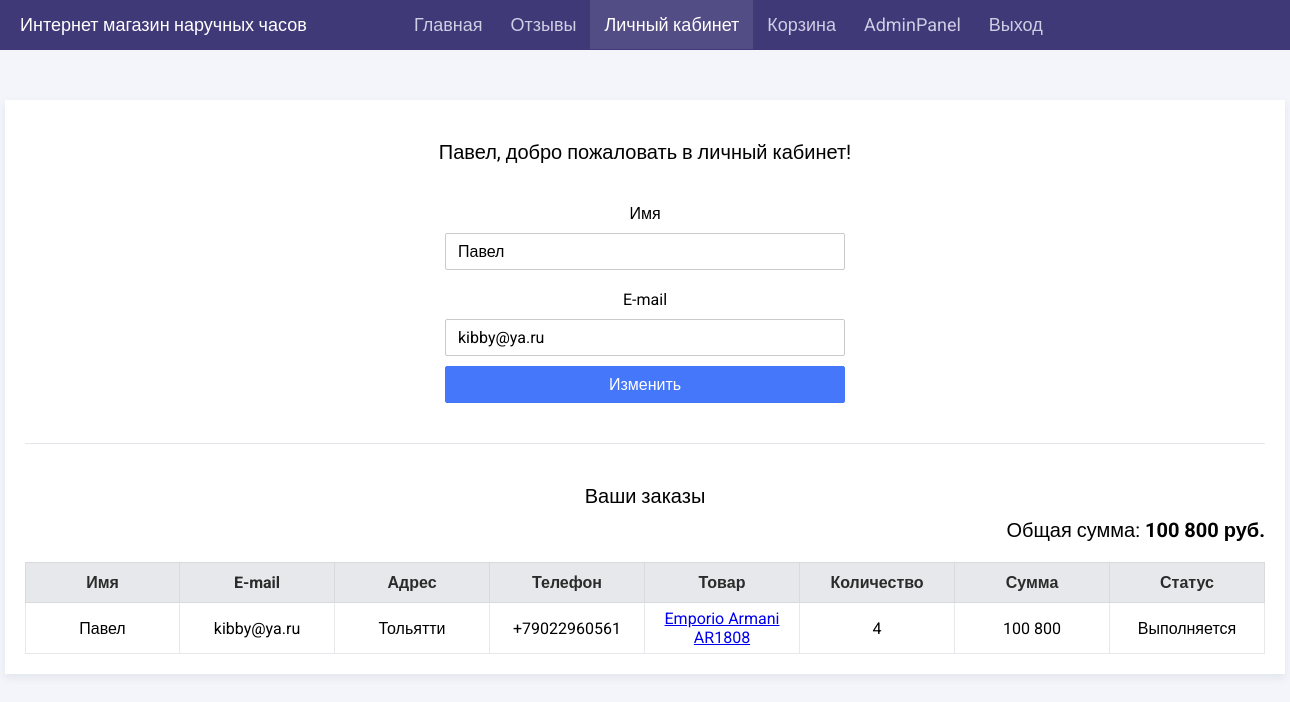
Page /index.php?page=lk (signed in) on the earlier database version.
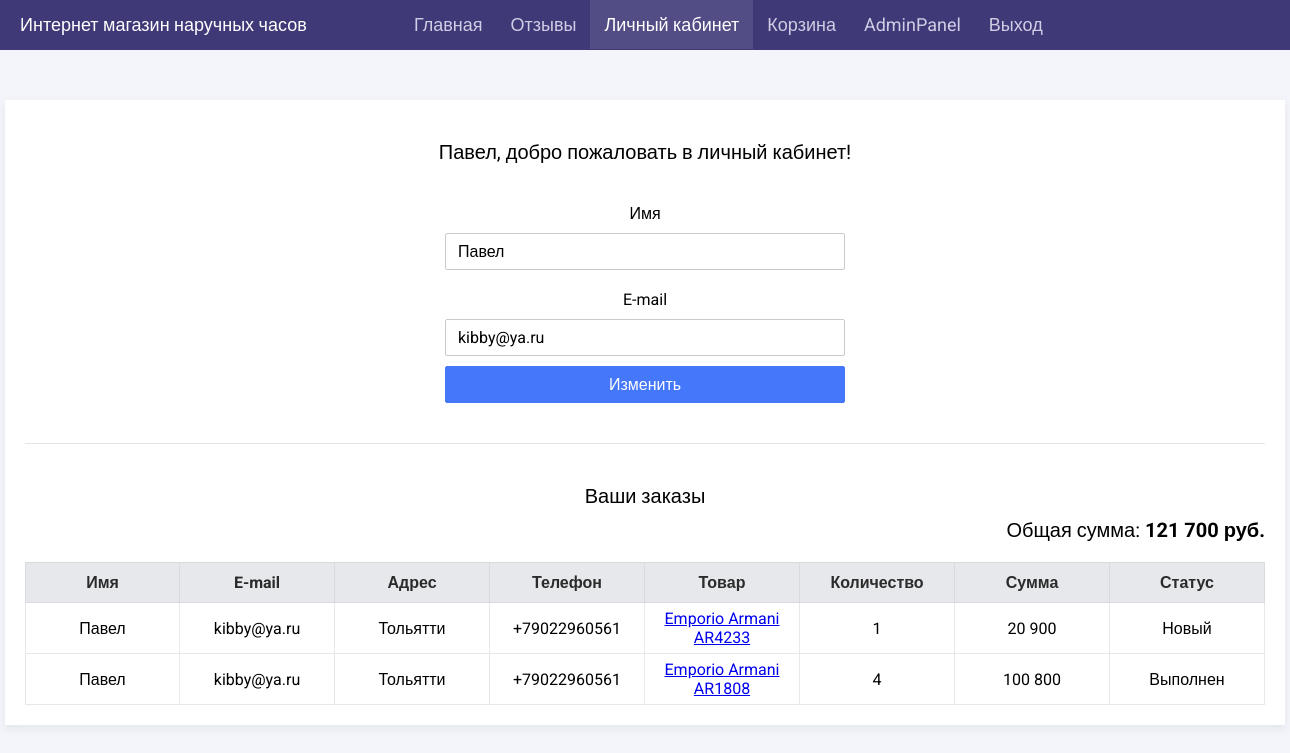
Same page on the later database version.
### tables this page shows
CREATE TABLE `users` (
  `id` int(11) NOT NULL,
  `name` varchar(255) NOT NULL,
  `email` varchar(255) NOT NULL,
  `password` varchar(255) NOT NULL,
  `salt` varchar(255) NOT NULL,
  `admin` int(2) NOT NULL DEFAULT '0'
);

CREATE TABLE `orders` (
  `id` int(11) NOT NULL,
  `user_id` int(11) NOT NULL,
  `name` varchar(255) NOT NULL,
  `email` varchar(255) NOT NULL,
  `address` text NOT NULL,
  `phone` varchar(255) NOT NULL,
  `product_name` varchar(255) NOT NULL,
  `product_id` int(11) NOT NULL,
  `quantity` int(11) NOT NULL,
  `price` int(11) NOT NULL,
  `status` int(1) NOT NULL
);

### applications/controllers/main.php (called while the page is built, shortened)
<?php
require 'applications/models/models.php';
$user = checkAuth($connection);
if( isset($user['name']) )
{
    $logged = 'on';
}
if( $logged == 'on' )
{
    $basketCol = basketCol($connection, $user['id']);
}
if( isset($_GET['page']) and $_GET['page'] == 'auth' )
{
    if( $logged == 'on' )
    {
        header('Location: index.php?page=lk');
        exit();
    }
    if( isset($_POST['submit_reg']) )
    {
        $reg_result = registerAction($connection, $_POST['name'], $_POST['email'], $_POST['password'], $_POST['to_password']);
        if( $reg_result == 'E_PTP' )
        {
            echo 'Пароли не совпадают.';
        } else if( $reg_result == 'E_EMAIL' )
        {
            echo 'Пользователь с таким e-mail адресом уже зарегистрирован';
        } else if( $reg_result == 'E_NULL' )
        {
            echo 'Заполните все поля.';
        } else if ( $reg_result == 'E_SUCCESS' )
        {
            echo 'Успешная регистрация.';
        }
    }
    if( isset($_POST['submit_login']) )
    {
        $login_result = loginAction($connection, $_POST['email'], $_POST['password']);
        if( $login_result == 'E_NULL' )
        {
            echo 'Заполните все поля.';
        } else if( $login_result == 'E_PASS' )
        {
            echo 'Логин либо пароль введены неверно.';
        } else if( $login_result == 'E_EMAIL' )
        {
            echo 'Логин либо пароль введены неверно.';
        } else if( $login_result == 'E_SUCCESS' )
        {
            header('Location: index.php?page=lk');
            exit();
        }
    }
    $content = 'applications/views/auth.tpl.php';
} else if( isset($_GET['page']) and $_GET['page'] == 'lk' )
{
    $lkOrdersView = lkOrdersView($connection, $user['id']);
    $content = 'applications/views/lk.tpl.php';
} else if( isset($_GET['action']) and  $_GET['action'] == 'exit' )
{
    $content = 'applications/views/catalog.tpl.php';
    exitAction();
} else if( isset($_GET['page']) and  $_GET['page'] == 'view' )
{
    if( isset($_GET['id']) )
    {
        $fullViewsContent = fullViews($connection, $_GET['id']);
        $content = 'applications/views/view.tpl.php';
    } else
    {
        header('Location: index.php');
        exit();
    }
} else if( isset($_GET['page']) and  $_GET['page'] == 'admin' )
{
    if( $logged == 'on' and $user['admin'] == 1 )
    {
        if( $_GET['action'] == 'add' )
        {
            if( isset($_POST['submit_add']) )
            {
                $adminAddResult = adminAddAction($connection, $_POST['title'], $_POST['description'], $_POST['price'], $_POST['discount'], $_FILES);
                if( $adminAddResult )
                {
                    header('Location: index.php?page=admin');
                    exit();
                } else
                {
                    echo 'При добавлении товара возникли ошибки.';
                }
            }
            $content = 'applications/views/adminAdd.tpl.php';
        } else if( $_GET['action'] == 'change' )
        {
            if( isset($_POST['submit_change']) )
            {
                $adminChangeResult = adminChangeAction($connection, $_POST['id'], $_POST['title'], $_POST['description'], $_POST['price'], $_POST['discount'], $_POST['img_old_full'], $_POST['img_old_small'], $_FILES);
                if( $adminChangeResult )
                {
                    header('Location: index.php?page=admin');
                    exit();
                } else
                {
                    echo 'При редактировании возникли ошибки.';
                }
            }
            if( isset($_GET['id']) )
            {
                $changeCat = adminChangeViewAction($connection, $_GET['id']);
                $content = 'applications/views/adminChange.tpl.php';
            } else
            {
                header('Location: index.php?page=admin');
                exit();
            }
        } else if( $_GET['action'] == 'delete' )
        {
            if( isset($_GET['id']) )
            {
                adminDeleteAction($connection, $_GET['id']);
                header('Location: index.php?page=admin');
                exit();
            }
            $content = 'applications/views/adminViews.tpl.php';
        } else if( $_GET['subpage'] == 'orders' )
        {
            if( $_GET['action'] == 'order_delete' and isset($_GET['id']) )
            {
                $adminOrdersDelResult = adminOrdersDeleteAction($connection, $_GET['id']);
                header('Location: index.php?page=admin&subpage=orders');
                exit();
            }
            $adminOrdersResult = adminOrders($connection);
            $content = 'applications/views/adminOrders.tpl.php';
        } else
        {
            $content = 'applications/views/adminViews.tpl.php';
        }
    } else
    {
        header('Location: index.php');
        exit();
    }
} else if( isset($_GET['page']) and  $_GET['page'] == 'reviews' )
{
    if( isset($_POST['submit_comment']) )
    {
        reviewAdd($connection, $user, $_POST['text']);
        header('Location: index.php?page=reviews');
        exit();
    }
    if( $_GET['action'] == 'delete' )
    {
        if(isset($_GET['id']))
        {
            reviewDelete($connection, $user, $_GET['id']);
            header('Location: index.php?page=reviews');
            exit();
        }
    }
    if( $logged == 'on' )
    {
        $echoCommentAdd = '
        <form action="index.php?page=reviews" method="POST">
            <p class="review_inp_title">Оставить отзыв</p>
            <textarea class="inp_text inp_text_review" name="text" required></textarea>
            <input class="button review_button" type="submit" name="submit_comment" value="Добавить отзыв">
        </form>
        ';
    } else
    {
        $echoCommentAdd = '<p class="echo_comment_add"><a href="index.php?page=auth">Авторизуйтесь</a>, чтобы оставить отзыв</p>';
    }
    $reviewView = reviewView($connection, $user, $logged);
    $content = 'applications/views/reviews.tpl.php';
} else if( isset($_GET['page']) and  $_GET['page'] == 'basket' )
{
    if( $logged == 'on' )
    {
        if( $_GET['action'] == 'add' and isset($_GET['product_id']) )
        {
            $basketAddResult = basketAddAction($connection, $logged, $user['id'], $_GET['product_id']);
            if( $basketAddResult )
            {
                header('Location: index.php?page=basket');
                exit();
            }
        } else if( $_GET['action'] == 'delete' and isset($_GET['id']) )
        {
            $basketDeleteResult = basketDeleteAction($connection, $user['id'], $_GET['id']);
            if( $basketDeleteResult )
            {
                header('Location: index.php?page=basket');
                exit();
            }
        }
        if( $basketCol == 0 )
        {
            $basketViewResult[1] = '<div class="basket_null_block"><p>Ваша корзина пуста</p></div>';
        } else
        {
            $basketViewResult = basketView($connection, $user['id']);
        }
    } else
    {
        header('Location: index.php?page=auth');
        exit();
    }
    $content = 'applications/views/basket.tpl.php';
} else if( isset($_GET['page']) and  $_GET['page'] == 'order' )
{
    if( isset($_GET['id']) and isset($_GET['quantity']) )
    {
        $orderView = orderView($connection, $_GET['id'], $_GET['quantity']);
        if( isset($_POST['submit_order']) )
        {
            $orderAddActionResult = orderAddAction($connection, $user['id'], $_GET['id'], $_POST['name'], $_POST['email'], $_POST['address'], $_POST['phone'], $_POST['quantity']);
            header('Location: index.php?page=lk');
            exit();
        }
        $content = 'applications/views/order.tpl.php';
    } else
    {
        header('Location: index.php?page=basket');
        exit();
    }
}

### applications/models/models.php (the view, shortened to what this page needs)
<?php
function checkAuth($connection)
{
    if( isset($_COOKIE['u_id']) and isset($_COOKIE['u_email']) and isset($_COOKIE['u_password']) )
    {
        $result = mysqli_query($connection, "SELECT * FROM `users` WHERE `id` = '".$_COOKIE['u_id']."' LIMIT 1;");
        $user = mysqli_fetch_assoc($result);
        if( ($user['id'] == $_COOKIE['u_id']) and ($user['email'] == $_COOKIE['u_email']) and ($user['password'] == $_COOKIE['u_password']) )
        {
            return $user;
        } else
        {
            setcookie('u_id', "");
            setcookie('u_email', "");
            setcookie('u_password', "");
            return 'E_CHECK';
        }
    } else
    {
        return 'E_CHECK';
    }
}
function lkOrdersView($connection, $user)
{
    $orderView[0] = 0;
    $result = mysqli_query($connection, "SELECT * FROM `orders` WHERE `user_id` = $user ORDER BY `id` DESC");
    $orderView[1] = mysqli_num_rows($result);
    while( $order = mysqli_fetch_assoc($result) )
    {
        $orderView[0] += $order['price'];
        if( $order['status'] == 0 )
        {
            $orderStatus = 'Новый';
        } else if( $order['status'] == 1 )
        {
            $orderStatus = 'Выполняется';
        } else
        {
            $orderStatus = 'Выполнен';
        }
        $orderView[2] .= '<tr><td>'.$order['name'].'</td><td>'.$order['email'].'</td><td>'.$order['address'].'</td><td>'.$order['phone'].'</td><td><a href="index.php?page=view&id='.$order['product_id'].'">'.$order['product_name'].'</a></td><td>'.$order['quantity'].'</td><td>'.number_format($order['price'], 0, ',', ' ').'</td><td>'.$orderStatus.'</td></tr>';
    }
    return $orderView;
}

### index.php
<?php
require "applications/config/db.php";
require "applications/controllers/main.php";
if( isset($_GET['page']) and $_GET['page'] == 'admin' )
{
    require "applications/views/adminMain.tpl.php";
} else
{
    require "applications/views/main.tpl.php";
}

### applications/views/main.tpl.php (shortened to what this page needs)
<!DOCTYPE html>
<html lang="ru">
<head>
    <link type="text/css" rel="stylesheet" href="public/css/style.css">
    <link type="text/css" rel="stylesheet" href="public/fonts/font-awesome/css/font-awesome.min.css">
</head>
<body>
    <div class="header">
        <p class="header_title">Интернет магазин наручных часов</p>
        <ul class="header_menu">
            <li><a <?php if($content == 'applications/views/catalog.tpl.php'){echo 'class="active"';} ?> href="index.php">Главная</a></li>
            <li><a <?php if($content == 'applications/views/reviews.tpl.php'){echo 'class="active"';} ?> href="index.php?page=reviews">Отзывы</a></li>
            <li><a <?php if($content == 'applications/views/lk.tpl.php'){echo 'class="active"';} ?> href="index.php?page=lk">Личный кабинет</a></li>
            <li ><a class="basket_menu_a<?php if($content == 'applications/views/basket.tpl.php'){echo ' active';} ?>" href="index.php?page=basket">Корзина</a></li>
            <?php if( $logged == 'on' ) { if( $user['admin'] == 1 ) { echo '<li><a href="index.php?page=admin">AdminPanel</a></li>'; } echo '<li><a href="index.php?action=exit">Выход</a></li>';} ?>
        </ul>
    </div>
    <div class="wrapper">
    <?php
        require $content;
    ?>
    </div>
</body>
</html>

### applications/views/lk.tpl.php
<div class="lk_block">
    <p class="lk_welcome"><?=$user['name']?>, добро пожаловать в личный кабинет!</p>
    <form action="index.php?page=lk" method="POST">
        <p class="auth_inp_title">Имя</p>
        <input class="inp inp_auth" type="text" name="name" value="<?=$user['name']?>" autocomplete="off">
        <p class="auth_inp_title">E-mail</p>
        <input class="inp inp_auth" type="email" name="email" value="<?=$user['email']?>" autocomplete="off">
        <input class="button button_auth" type="submit" name="submit_change" value="Изменить">
    </form>
    <div class="lk_orders">
        <?php
        if( $lkOrdersView[1] > 0 )
        {
        ?>
        <hr>
        <p class="lk_orders_title">Ваши заказы</p>
        <p class="lk_orders_sum">Общая сумма: <span class="lk_orders_sum2"><?=number_format($lkOrdersView[0], 0, ',', ' ')?> руб.</span></p>
        <table class="" cellspacing="0">
		    <thead><tr><th scope="col">Имя</th><th scope="col">E-mail</th><th scope="col">Адрес</th><th scope="col">Телефон</th><th scope="col">Товар</th><th scope="col">Количество</th><th scope="col">Сумма</th><th scope="col">Статус</th></tr></thead>
            <?=$lkOrdersView[2]?>
        </table>
        <?php
        }
        ?>
    </div>
</div>

### public/css/style.css (style rules this page uses)
* { margin: 0; padding: 0; box-sizing: border-box; font-family: 'Roboto', sans-serif; font-size: 16px; }
body { background-color: #F4F5FA; }
hr { width: 100%; height: 1px; border: none; background-color: #E4E5EA; margin: 40px 0; }
.header { color: #FFFFFF; background-color: #3F3978; height: 50px; position: fixed; top: 0; left: 0; right: 0; z-index: 100; }
.header_title { color: #FFFFFF; font-size: 18px; padding: 14px 0 0 20px; cursor: default; }
.header_menu { list-style: none; margin-left: 400px; margin-top: -22px; }
.header_menu li { float: left; }
.header_menu li a { color: #D0CEE4; font-size: 18px; padding: 14px; text-decoration: none; transition: color 0.2s ease, background-color 0.2s ease; }
.active { color: #FFFFFF!important; background-color: rgba(255, 255, 255, 0.1); }
.wrapper { width: 1280px; margin: 0 auto; padding-top: 100px; }
.auth_inp_title { text-align: center; margin: 20px 0 10px 0; }
.inp { padding: 8px 12px 8px 12px; outline: none; background-color: #FFFFFF; border: 1px solid #CACACA; border-radius: 2px; display: block; margin: 0 auto; transition: border-radius 0.25s ease, border-color 0.25s ease, box-shadow 0.25s ease; }
.button { padding: 8px 12px 8px 12px; outline: none; color: #FFFFFF; background-color: #4577FB; border: 1px solid #4577FB; border-radius: 2px; cursor: pointer; display: block; margin: 0 auto; margin-top: 10px; transition: border-radius 0.25s ease, background-color 0.25s ease, border-color 0.25s ease, box-shadow 0.25s ease; }
.inp_auth { width: 400px; }
.button_auth { width: 400px; }
.lk_block { width: 100%; min-height: 500px; background-color: #FFFFFF; padding: 20px; box-shadow: 0 4px 8px 0 rgba(80, 102, 123, 0.1); }
.lk_welcome { text-align: center; font-size: 20px; padding: 20px 0; }
.basket_menu_a { position: relative; }
th, td { padding:6px 6px 6px; text-align:center; }
th { padding: 10px 4px 10px 4px; border-top: 1px solid #D9DADD; border-bottom: 1px solid #D9DADD; border-right: 1px solid #D9DADD; background-color: #E7E8EC; -moz-user-select: none; -webkit-user-select: none; user-select: none; color: #2B2B2B; word-wrap: break-word; }
th:first-child { border-left: 1px solid #D9DADD; }
td:first-child { border-left: 1px solid #E7E8EC; }
td { border-right: 1px solid #E7E8EC; border-bottom: 1px solid #E7E8EC; word-wrap: break-word; position: relative; }
table { margin: 0; padding: 0; table-layout: fixed; width: 100%; }
table tr { background: #FFFFFF; border: 1px solid #E7E8EC; }
table th, table td { text-align: center; }
.lk_orders { width: 100%; }
.lk_orders_title { text-align: center; font-size: 20px; margin-bottom: 10px; }
.lk_orders_sum { padding-bottom: 20px; font-size: 20px; float: right; }
.lk_orders_sum2 { font-size: 20px; font-weight: 700; }

Differences in the rows shown:
added orders: name "Павел", email "kibby@ya.ru", address "Тольятти", phone "+79022960561", product_name "Emporio Armani AR4233", quantity "1", price "20 900", status "Новый"
changed orders "Emporio Armani AR1808": status "Выполняется" → "Выполнен"
Other differences:
$lkOrdersView[0]: "100 800" → "121 700"
